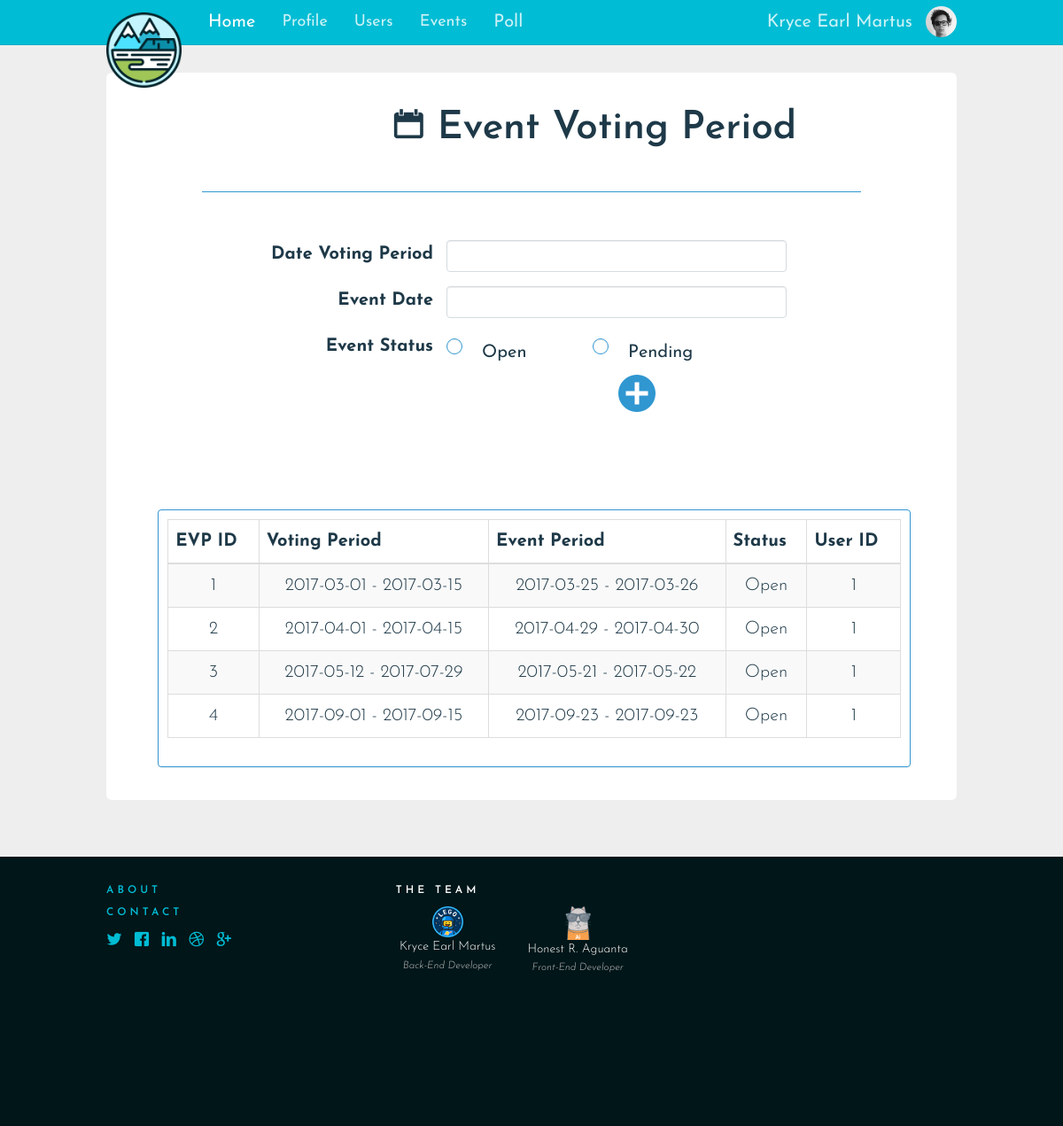
The page /eventVotingPeriod.php (signed in) on the database as committed earlier.
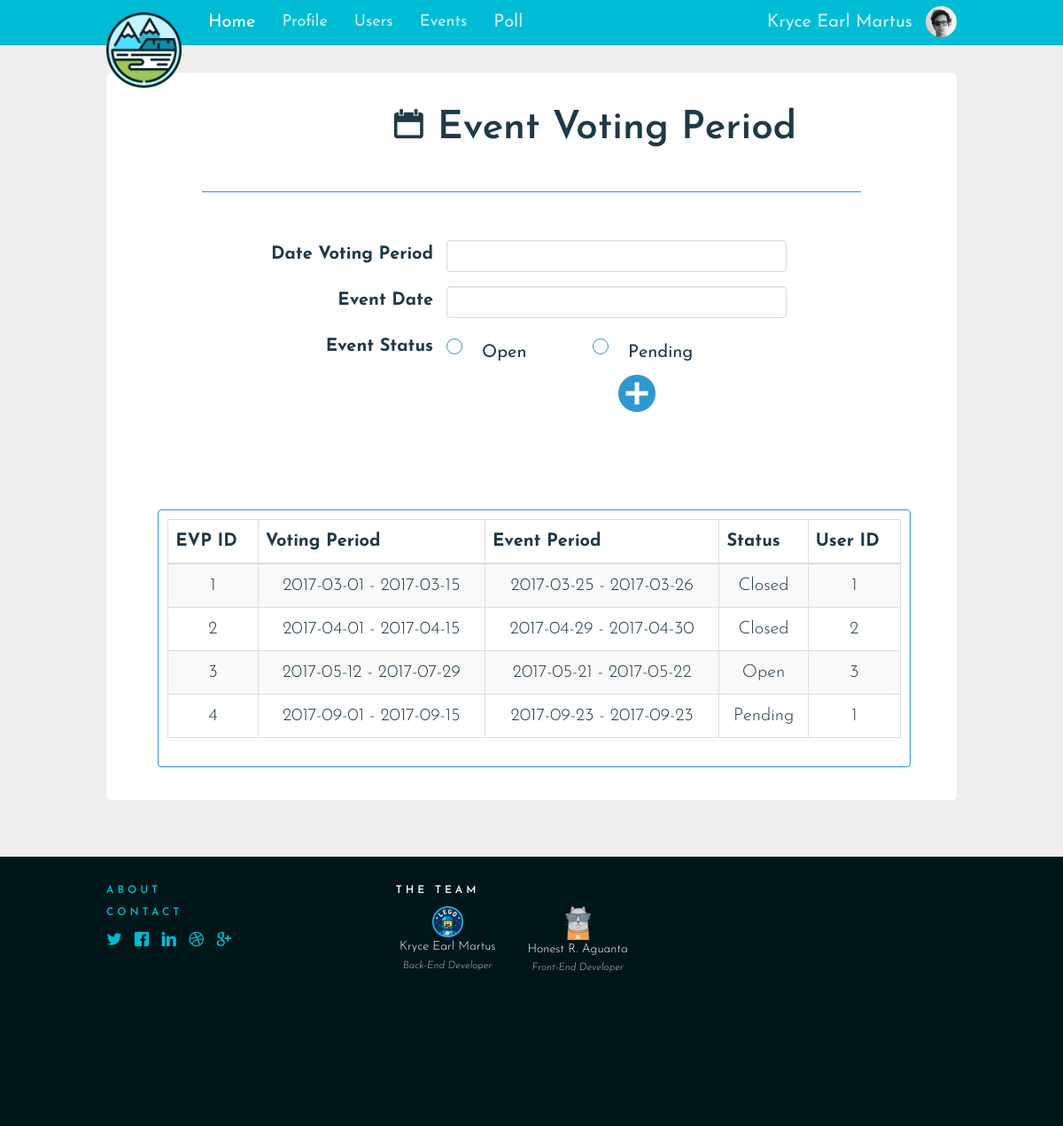
The same page on the database as committed later.
### tables this page shows
CREATE TABLE `event_voting_period` (
  `evp_id` int(10) NOT NULL AUTO_INCREMENT,
  `user_id` int(10) DEFAULT NULL,
  `event_status_id` int(10) DEFAULT NULL,
  `start_date` date DEFAULT NULL,
  `end_date` date DEFAULT NULL,
  `start_event_date` date DEFAULT NULL,
  `end_event_date` date DEFAULT NULL,
  PRIMARY KEY (`evp_id`),
  KEY `user_id` (`user_id`),
  KEY `event_status_id` (`event_status_id`),
  CONSTRAINT `event_voting_period_ibfk_1` FOREIGN KEY (`user_id`) REFERENCES `users` (`id`),
  CONSTRAINT `event_voting_period_ibfk_2` FOREIGN KEY (`event_status_id`) REFERENCES `event_status` (`event_status_id`)
);

CREATE TABLE `event_status` (
  `event_status_id` int(10) NOT NULL AUTO_INCREMENT,
  `description` varchar(255) DEFAULT NULL,
  PRIMARY KEY (`event_status_id`)
);

### eventVotingPeriod.php (called while the page is built, shortened)
<?php
include('views/menubar/evp.php')
?>

### class/eventPeriodClass.php (called while the page is built, shortened)
<?php
class eventPeriodClass
{
	public function getAllEventPeriod()
	{
		try {
			$db = getDB();
			$st = $db->prepare("SELECT evp_id, user_id, event_status.`event_status_id`, start_date, end_date, start_event_date, end_event_date, description
				FROM event_voting_period, event_status
				WHERE event_voting_period.`event_status_id` = event_status.`event_status_id`");
			$st->execute();
			$data=$st->fetchAll();
		} catch (PDOException $e) {
		}
		return $data;
	}
}
?>

### views/menubar/evp.php (the view, shortened to what this page needs)
<?php
require_once 'views/layouts/header.php';
require_once 'views/layouts/nav.php';
include('class/eventPeriodClass.php');
$EVPClass = new eventPeriodClass();
$EVPs = $EVPClass->getAllEventPeriod();
?>
<div class="container">
	<br>
	<form method="post" class="form-horizontal" role="form">
		<h2 style="font-size: 44px;"><span class="icon icon-calendar"></span> Event Voting Period</h2>
		<hr width="85%" style="border-color:#3097d1;">
		<br>
		<div class="form-group">
			<label class="col-md-3" style="display: inline-flex; justify-content: flex-end;">Date Voting Period</label>
			<div class="col-md-3" style="padding: 0;">
				<input type="text" name="datefilter" class="form-control" style="padding: 0; text-align: center;" />
			</div>
	</div>
	<div class="form-group">
		<label class="col-md-3" style="display: inline-flex; justify-content: flex-end;">Event Date</label>
		<div class="col-md-3" style="padding: 0;">
			<input type="text" name="eventDate" class="form-control" style="padding: 0; text-align: center;" />
		</div>
	</div>
	<div class="form-group">
		<label class="col-md-3" style="display: inline-flex; justify-content: flex-end;">Event Status</label>
		<div class="row">
			<div class="radio custom-control custom-radio col-md-2">
				<label>
					<span class="custom-control-indicator" style="border-color:#3097d1;"></span>Open
				</label>
			</div>
			<div class="radio custom-control custom-radio col-md-2">
				<label>
					<span class="custom-control-indicator" style="border-color:#3097d1;"></span>
					Pending
				</label>
			</div>
			<button type="submit" name="registerEVP" class="btn btn-info icon icon-circle-with-plus "
			style="float: right; padding: 0; margin-right: 350px;  font-size: 50px; background-color: white;
			color:#3097d1; border-color: white;">
		</button>
		</div>
	</div>
	<br>
	<br>
	<div class="row">
		<div class="col-sm-11 col-sm-offset-1" style="margin-left: 4.5%;>
			<div class="imaginary_container">
				<div class="panel panel-primary">
					<div class="panel-body" style="padding: 0.5em;">
						<table id="votingPeriod" class="table table-striped table-bordered dt-responsive nowrap" cellspacing="0" width="100%">
							<thead>
								<tr>
									<th>EVP ID</th>
									<th>Voting Period</th>
									<th>Event Period</th>
									<th>Status</th>
									<th>User ID</th>
								</tr>
							</thead>
							<tbody>
								<tr>
								<?php
										foreach($EVPs as $EVP)
										{?>
									<td align="center"> <?php echo $EVP['evp_id'] ?></td>
									<td align="center"> <?php echo $EVP['start_date'] . ' - ' . $EVP['end_date'] ?></td>
									<td align="center"> <?php  echo $EVP['start_event_date'] . ' - ' . $EVP['end_event_date'] ?></td>
									<td align="center"> <?php echo $EVP['description'] ?></td>
									<td align="center"> <?php echo $EVP['user_id'] ?></td>
								</tr>
								<?php  } ?>
							</tbody>
						</table>
					</div>
				</div>
			</div>
		</div>
	</div>
<br><br>
<?php
require_once 'views/layouts/footer.php';
?>

Rows that differ between the two databases and show on the page:
changed event_voting_period id 1: event_status.description "Open" → "Closed"
changed event_voting_period id 2: event_status.description "Open" → "Closed"; user "1" → "2"
changed event_voting_period "Open": user "1" → "3"
changed event_voting_period id 4: event_status.description "Open" → "Pending"
